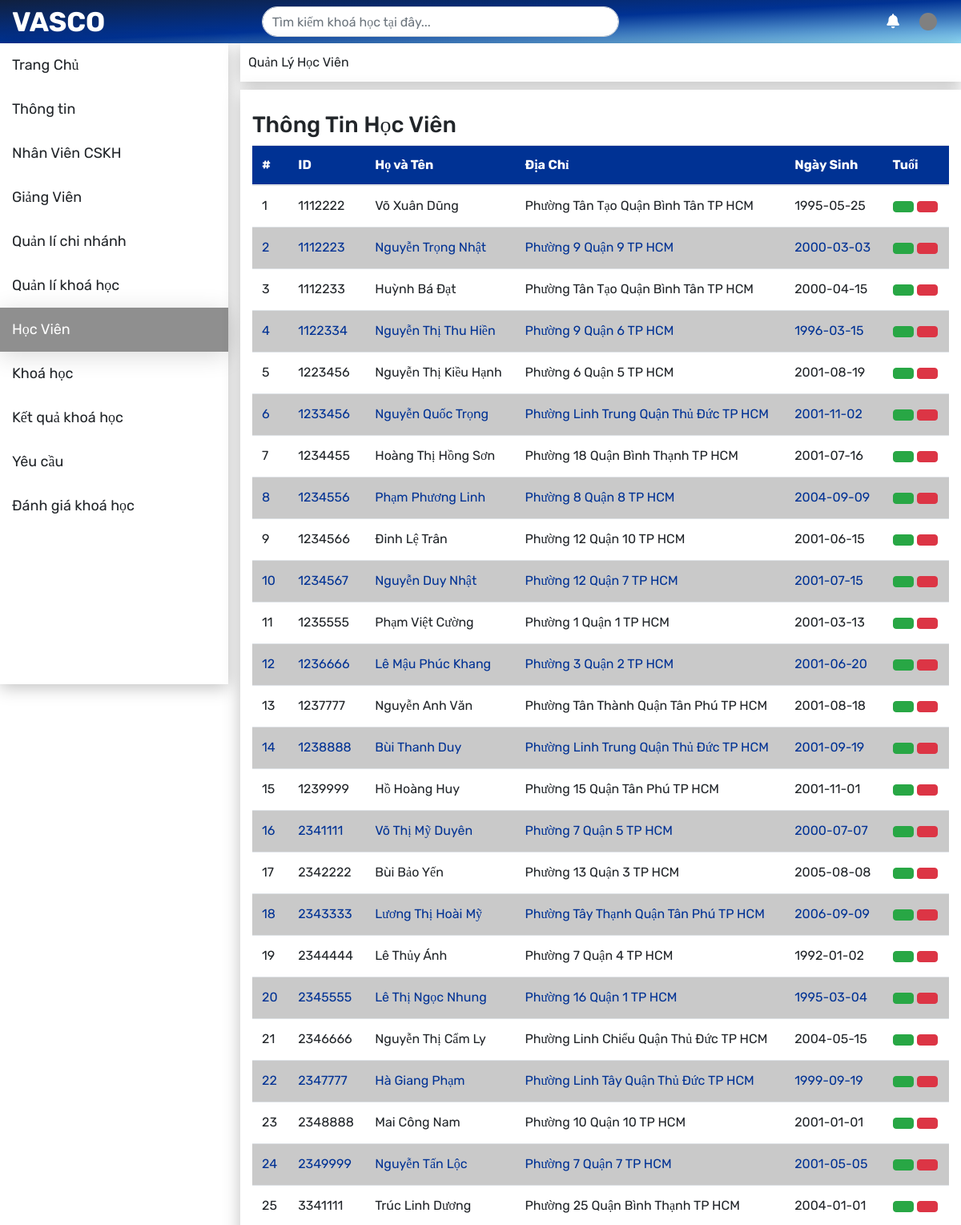
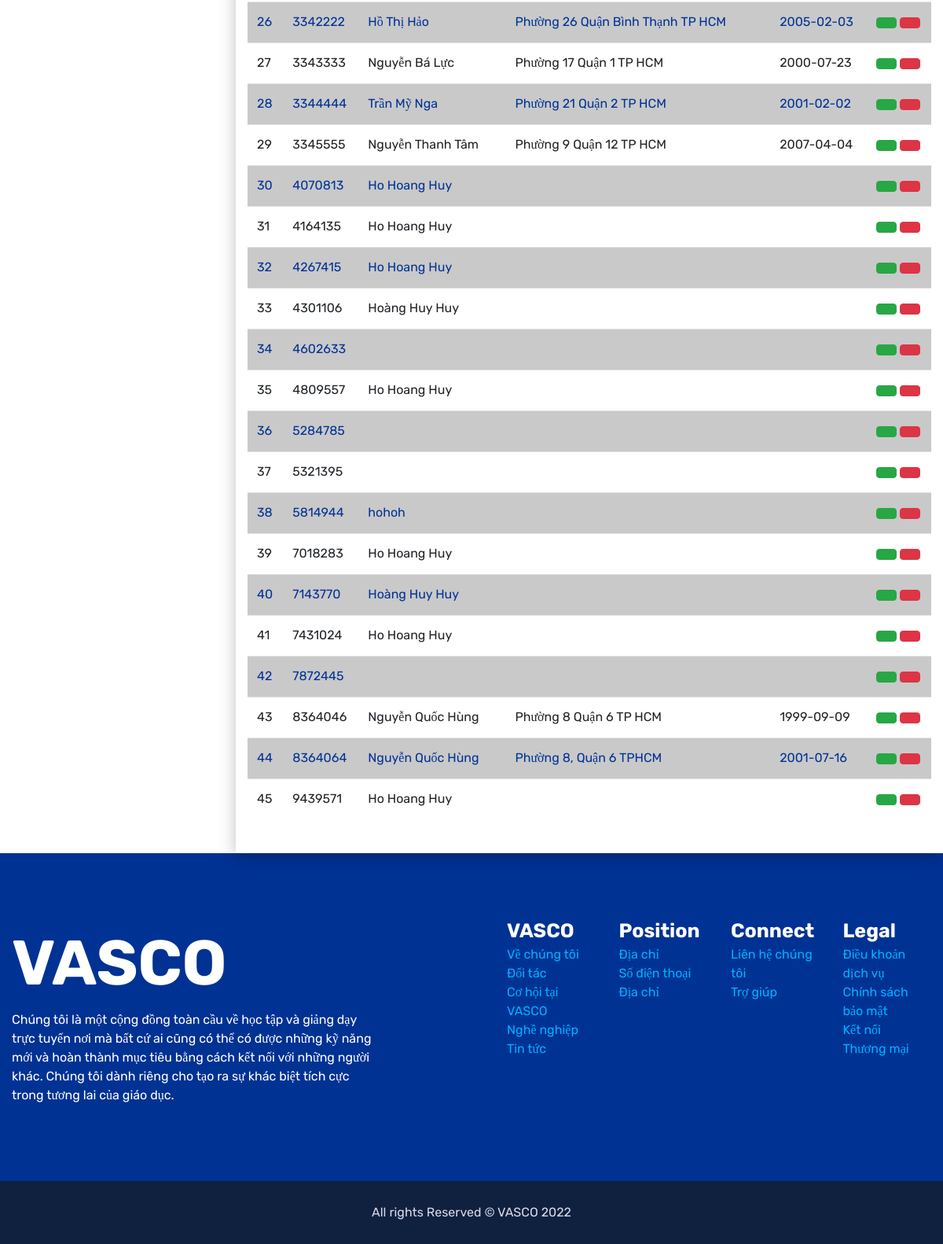
Page /staff/student.php on the committed database (2 pictures, top to bottom).
### tables this page shows
CREATE TABLE `student` (
  `student_id` varchar(7) NOT NULL,
  `name` varchar(55) NOT NULL,
  `address` varchar(255) DEFAULT NULL,
  `dob` date DEFAULT NULL,
  `age` varchar(3) DEFAULT NULL
);

### staff/student.php (the view, shortened to what this page needs)
<?php
    include('../config/ketnoi.php');
?>
<!doctype html>
<html lang="en">
  <head>
    <link rel="stylesheet" href="../css/allcss.css">
    <link rel="stylesheet" href="../css/header.css">
    <link rel="stylesheet" href="../css/footer.css">
    <link rel="stylesheet" href="./css/header.css">
    <link rel="stylesheet" href="./css/nav-bar.css">
    <link rel="stylesheet" href="./css/profile.css">
    <link rel="stylesheet" href="./css/mycourse.css">
    <link rel="stylesheet" href="https://cdnjs.cloudflare.com/ajax/libs/font-awesome/6.2.0/css/all.min.css">
    <link rel="stylesheet" href="https://stackpath.bootstrapcdn.com/bootstrap/4.3.1/css/bootstrap.min.css">
  </head>
  <body>
    <?php require "./partial/header-logined.php"?>
    <div class="content container-fluid !direction !spacing">
      <div class="row">
        <div class="col-3 navigation-bar">
          <?php require "./partial/nav-bar.php"?>
        </div>
        <div class="col-9">
          <div class="link row">
              <div class="text">Quản Lý Học Viên</div>
          </div>
          <div class="wrapper-content row">
            <div class="container-fluid">
                <div class="row">
                    <div class="col-sm-12">
                        <div class="white-box">
                            <h3 class="box-title">Thông Tin Học Viên</h3>
                            <div class="table-responsive contain-admin__table" >
                                <table class="table text-nowrap"  id="editable_table" >
                                    <thead>
                                        <tr>
                                            <th>#</th>
                                            <th>ID</th>
                                            <th>Họ và Tên</th>
                                            <th>Địa Chỉ</th>
                                            <th>Ngày Sinh</th>
                                            <th>Tuổi</th>
                                        </tr>
                                    </thead>
                                    <tbody>
                                      <?php
                                        $sqlstudent =  $con->query("SELECT * FROM student ");
                                        if($sqlstudent->num_rows > 0) {
                                          $output = '';
                                          $i = 0;
                                          while($rowstudent = $sqlstudent->fetch_assoc()) {
                                            $i++;
                                            $output .= '<tr>
                                              <td>'.$i.'</td>
                                              <td>'.$rowstudent['student_id'].'</td>
                                              <td>'.$rowstudent['name'].'</td>
                                              <td>'.$rowstudent['address'].'</td>
                                              <td>'.$rowstudent['dob'].'</td>
                                              <td style = "font-size: 18px">
                                                <button type="button" data-toggle="modal" data-target="#editModal" class="btn btn-success"><iconify-icon icon="material-symbols:edit"></iconify-icon></button>
                                                <button type="button" data-toggle="modal" data-target="#deleteModal" class="btn btn-danger deletecourse" style="color: #fff"><iconify-icon icon="mdi:trash"></iconify-icon></button>
                                              </td>
                                              </tr>
                                              ';
                                          }
                                        }
                                        echo $output;
                                      ?>
                                    </tbody>
                                </table>
                            </div>
                        </div>
                    </div>
                </div>
            </div>
          </div>
        </div>
      </div>
    </div>
    <?php require "../partial/footer.php"?>
  </body>
</html>

### css/allcss.css (style rules this page uses)
:root { --main-color: #0021F5; --primary-color: #003294; --primary-color-light: #2257BF; --second-color: #1CAEE4; --title-text: 34px; --default-text: 18px; --font-style-title: 'Work Sans'; --font-style-main: 'Rubik'; --radius-frame: 20px; --small-text: 16px; --medium-text: 25px; }
* { margin: 0; padding: 0; font-family: var(--font-style-main); box-sizing: border-box; list-style: none; }

### staff/css/profile.css (style rules this page uses)
.content { min-height: 100vh; }
.content .navigation-bar { padding-left: 0 !important; }
.content .link { justify-content: space-between; align-items: center; min-height: 48px; box-shadow: 0px 4px 20px rgba(0, 0, 0, 0.25); background-color: white; padding: 0 10px; }
.content .wrapper-content { margin-top: 10px; padding: 27px 0; box-shadow: 0px 4px 20px rgba(0, 0, 0, 0.25); background-color: white; }

### staff/css/mycourse.css (style rules this page uses)
.table thead tr { background-color: #003294; color: white; }
.table tbody tr td { vertical-align: middle; }
.table tbody tr:not(:nth-child(2n + 1)) { background-color: #C9c9c9; color: #003294; }

### rows in the picture
student: student_id "1112222", name "Võ Xuân Dũng", address "Phường Tân Tạo Quận Bình Tân TP HCM", dob "1995-05-25"
student: student_id "1112223", name "Nguyễn Trọng Nhật", address "Phường 9 Quận 9 TP HCM", dob "2000-03-03"
student: student_id "1112233", name "Huỳnh Bá Đạt", address "Phường Tân Tạo Quận Bình Tân TP HCM", dob "2000-04-15"
student: student_id "1122334", name "Nguyễn Thị Thu Hiền", address "Phường 9 Quận 6 TP HCM", dob "1996-03-15"
student: student_id "1223456", name "Nguyễn Thị Kiều Hạnh", address "Phường 6 Quận 5 TP HCM", dob "2001-08-19"
student: student_id "1233456", name "Nguyễn Quốc Trọng", address "Phường Linh Trung Quận Thủ Đức TP HCM", dob "2001-11-02"
student: student_id "1234455", name "Hoàng Thị Hồng Sơn", address "Phường 18 Quận Bình Thạnh TP HCM", dob "2001-07-16"
student: student_id "1234556", name "Phạm Phương Linh", address "Phường 8 Quận 8 TP HCM", dob "2004-09-09"
student: student_id "1234566", name "Đinh Lệ Trân", address "Phường 12 Quận 10 TP HCM", dob "2001-06-15"
student: student_id "1234567", name "Nguyễn Duy Nhật", address "Phường 12 Quận 7 TP HCM", dob "2001-07-15"
student: student_id "1235555", name "Phạm Việt Cường", address "Phường 1 Quận 1 TP HCM", dob "2001-03-13"
student: student_id "1236666", name "Lê Mậu Phúc Khang", address "Phường 3 Quận 2 TP HCM", dob "2001-06-20"
student: student_id "1237777", name "Nguyễn Anh Văn", address "Phường Tân Thành Quận Tân Phú TP HCM", dob "2001-08-18"
student: student_id "1238888", name "Bùi Thanh Duy", address "Phường Linh Trung Quận Thủ Đức TP HCM", dob "2001-09-19"
student: student_id "1239999", name "Hồ Hoàng Huy", address "Phường 15 Quận Tân Phú TP HCM", dob "2001-11-01"
student: student_id "2341111", name "Võ Thị Mỹ Duyên", address "Phường 7 Quận 5 TP HCM", dob "2000-07-07"
student: student_id "2342222", name "Bùi Bảo Yến", address "Phường 13 Quận 3 TP HCM", dob "2005-08-08"
student: student_id "2343333", name "Lương Thị Hoài Mỹ", address "Phường Tây Thạnh Quận Tân Phú TP HCM", dob "2006-09-09"
student: student_id "2344444", name "Lê Thủy Ánh", address "Phường 7 Quận 4 TP HCM", dob "1992-01-02"
student: student_id "2345555", name "Lê Thị Ngọc Nhung", address "Phường 16 Quận 1 TP HCM", dob "1995-03-04"
student: student_id "2346666", name "Nguyễn Thị Cẩm Ly", address "Phường Linh Chiểu Quận Thủ Đức TP HCM", dob "2004-05-15"
student: student_id "2347777", name "Hà Giang Phạm", address "Phường Linh Tây Quận Thủ Đức TP HCM", dob "1999-09-19"
student: student_id "2348888", name "Mai Công Nam", address "Phường 10 Quận 10 TP HCM", dob "2001-01-01"
student: student_id "2349999", name "Nguyễn Tấn Lộc", address "Phường 7 Quận 7 TP HCM", dob "2001-05-05"
student: student_id "3341111", name "Trúc Linh Dương", address "Phường 25 Quận Bình Thạnh TP HCM", dob "2004-01-01"
student: student_id "3342222", name "Hồ Thị Hảo", address "Phường 26 Quận Bình Thạnh TP HCM", dob "2005-02-03"
student: student_id "3343333", name "Nguyễn Bá Lực", address "Phường 17 Quận 1 TP HCM", dob "2000-07-23"
student: student_id "3344444", name "Trần Mỹ Nga", address "Phường 21 Quận 2 TP HCM", dob "2001-02-02"
student: student_id "3345555", name "Nguyễn Thanh Tâm", address "Phường 9 Quận 12 TP HCM", dob "2007-04-04"
student: student_id "4070813", name "Ho Hoang Huy"
student: student_id "4164135", name "Ho Hoang Huy"
student: student_id "4267415", name "Ho Hoang Huy"
student: student_id "4301106", name "Hoàng Huy Huy"
student: student_id "4602633"
student: student_id "4809557", name "Ho Hoang Huy"
student: student_id "5284785"
student: student_id "5321395"
student: student_id "5814944", name "hohoh"
student: student_id "7018283", name "Ho Hoang Huy"
student: student_id "7143770", name "Hoàng Huy Huy"
student: student_id "7431024", name "Ho Hoang Huy"
student: student_id "7872445"
student: student_id "8364046", name "Nguyễn Quốc Hùng", address "Phường 8 Quận 6 TP HCM", dob "1999-09-09"
student: student_id "8364064", name "Nguyễn Quốc Hùng", address "Phường 8, Quận 6 TPHCM", dob "2001-07-16"
student: student_id "9439571", name "Ho Hoang Huy"
